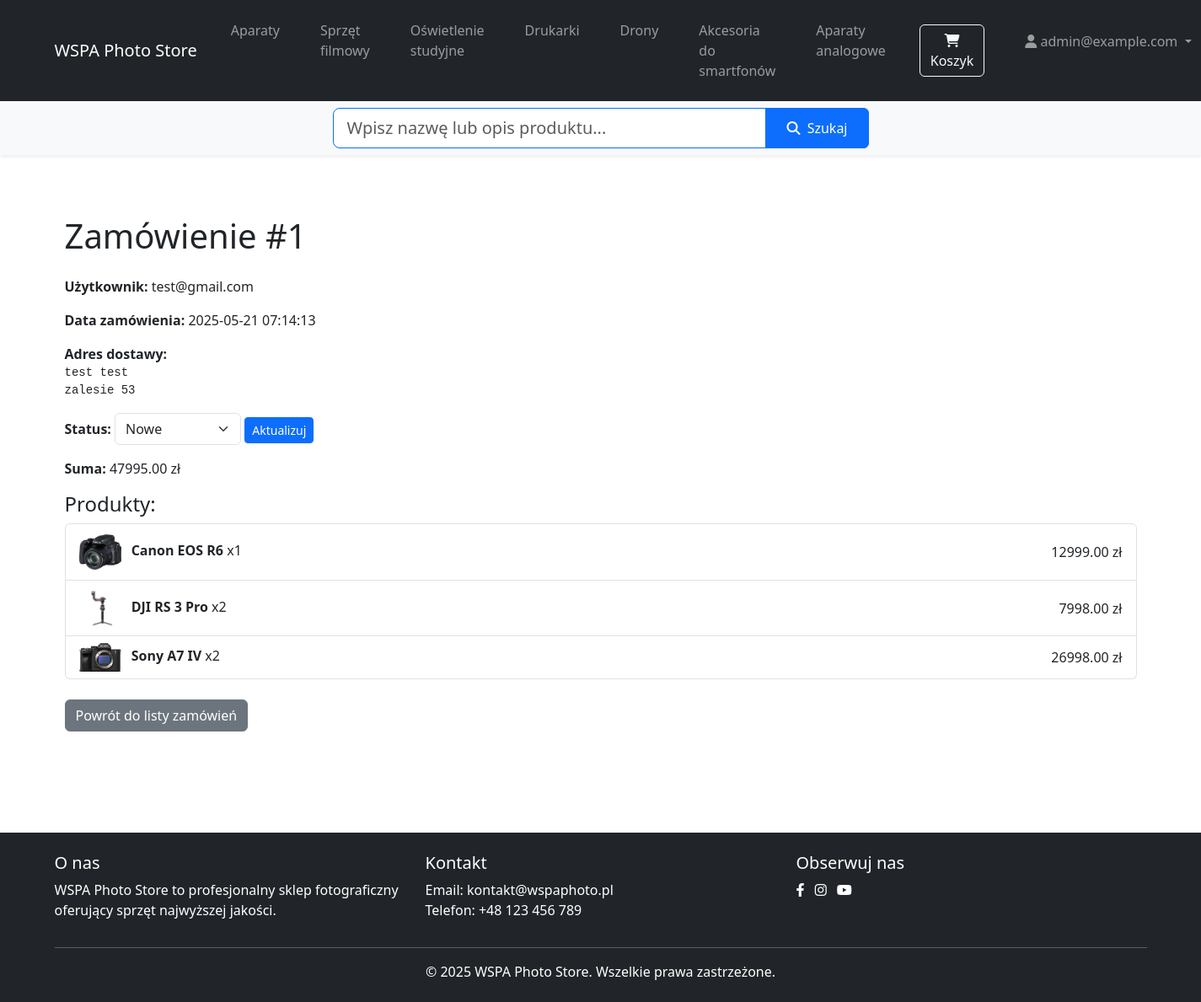
Page /admin/orders/1 (signed in) on the committed database.
### tables this page shows
CREATE TABLE categories (
        id INTEGER PRIMARY KEY AUTOINCREMENT,
        name TEXT NOT NULL UNIQUE,
        slug TEXT NOT NULL UNIQUE
    );

CREATE TABLE orders (
        id INTEGER PRIMARY KEY AUTOINCREMENT,
        user_id INTEGER,
        order_date TEXT DEFAULT CURRENT_TIMESTAMP,
        total_amount DECIMAL(10,2) NOT NULL,
        status TEXT NOT NULL,
        shipping_address TEXT,
        FOREIGN KEY (user_id) REFERENCES users (id)
    );

CREATE TABLE users (
        id INTEGER PRIMARY KEY AUTOINCREMENT,
        email TEXT NOT NULL UNIQUE,
        password_hash TEXT NOT NULL,
        full_name TEXT,
        address TEXT,
        is_admin BOOLEAN NOT NULL DEFAULT 0
    );

CREATE TABLE order_items (
        id INTEGER PRIMARY KEY AUTOINCREMENT,
        order_id INTEGER NOT NULL,
        product_id INTEGER NOT NULL,
        quantity INTEGER NOT NULL,
        unit_price DECIMAL(10,2) NOT NULL,
        FOREIGN KEY (order_id) REFERENCES orders (id),
        FOREIGN KEY (product_id) REFERENCES products (id)
    );

CREATE TABLE products (
        id INTEGER PRIMARY KEY AUTOINCREMENT,
        name TEXT NOT NULL,
        price DECIMAL(10,2) NOT NULL,
        description TEXT,
        image TEXT,
        category_id INTEGER,
        brand TEXT,
        stock_quantity INTEGER NOT NULL DEFAULT 0,
        slug TEXT UNIQUE,
        date_added TEXT DEFAULT CURRENT_TIMESTAMP,
        FOREIGN KEY (category_id) REFERENCES categories (id)
    );

### app.py (the view)
@app.route('/admin/orders/<int:order_id>', methods=['GET', 'POST'])
def admin_order_detail(order_id):
    if not session.get('is_admin'):
        flash('Brak dostępu.', 'danger')
        return redirect(url_for('home'))
    order = database.get_order_by_id(order_id)
    if not order:
        flash('Nie znaleziono zamówienia.', 'danger')
        return redirect(url_for('admin_orders'))
    order['items'] = database.get_order_items(order_id)
    if request.method == 'POST':
        new_status = request.form.get('status')
        if new_status and new_status != order['status']:
            database.update_order_status(order_id, new_status)
            flash('Status zamówienia został zaktualizowany.', 'success')
            return redirect(url_for('admin_order_detail', order_id=order_id))
    return render_template('admin/order_detail.html', order=order)

### app.py (called while the page is built)
@app.context_processor
def inject_template_vars():
    return {
        'get_categories_for_nav': lambda: database.get_categories(),
        'now': datetime.now()
    }

### database.py (called while the page is built)
@contextmanager
def get_db():
    db = sqlite3.connect(DATABASE)
    db.row_factory = sqlite3.Row
    try:
        yield db
    finally:
        db.close()

def get_order_by_id(order_id):
    with get_db() as db:
        row = db.execute('''
            SELECT o.*, u.email as user_email FROM orders o
            LEFT JOIN users u ON o.user_id = u.id
            WHERE o.id = ?
        ''', (order_id,)).fetchone()
        return dict(row) if row else None

def get_order_items(order_id):
    with get_db() as db:
        rows = db.execute('''
            SELECT oi.*, p.name, p.image FROM order_items oi
            JOIN products p ON oi.product_id = p.id
            WHERE oi.order_id = ?
        ''', (order_id,)).fetchall()
        return [dict(row) for row in rows]

def get_categories():
    with get_db() as db:
        categories = db.execute('SELECT * FROM categories').fetchall()
        return [dict(category) for category in categories]

### templates/admin/order_detail.html (shortened to what this page needs)
{% extends 'base.html' %}
{% block content %}
<div class="container py-5">
    <h1 class="mb-4">Zamówienie #{{ order.id }}</h1>
    <div class="mb-3"><strong>Użytkownik:</strong> {{ order.user_email or 'Gość' }}</div>
    <div class="mb-3"><strong>Data zamówienia:</strong> {{ order.order_date }}</div>
    <div class="mb-3"><strong>Adres dostawy:</strong> <pre>{{ order.shipping_address }}</pre></div>
    <div class="mb-3"><strong>Status:</strong>
        <form method="post" class="d-inline">
            <select name="status" class="form-select d-inline w-auto">
                {% for status in ['Nowe', 'W realizacji', 'Wysłane', 'Zrealizowane', 'Anulowane'] %}
                    <option value="{{ status }}" {% if order.status == status %}selected{% endif %}>{{ status }}</option>
                {% endfor %}
            </select>
            <button type="submit" class="btn btn-primary btn-sm">Aktualizuj</button>
        </form>
    </div>
    <div class="mb-3"><strong>Suma:</strong> {{ '%.2f'|format(order.total_amount) }} zł</div>
    <h4>Produkty:</h4>
    <ul class="list-group mb-4">
        {% for item in order['items'] %}
        <li class="list-group-item d-flex justify-content-between align-items-center">
            <div>
                <img src="{{ url_for('static', filename='images/products/' ~ item.image) }}" alt="{{ item.name }}" width="50" class="me-2">
                <strong>{{ item.name }}</strong> x{{ item.quantity }}
            </div>
            <span>{{ '%.2f'|format(item.unit_price * item.quantity) }} zł</span>
        </li>
        {% endfor %}
    </ul>
    <a href="{{ url_for('admin_orders') }}" class="btn btn-secondary">Powrót do listy zamówień</a>
</div>
{% endblock %}

### templates/base.html (shortened to what this page needs)
<!DOCTYPE html>
<html lang="pl">
<head>
    <link rel="stylesheet" href="{{ url_for('static', filename='css/style.css') }}">
    <link href="https://cdn.jsdelivr.net/npm/bootstrap@5.3.0/dist/css/bootstrap.min.css" rel="stylesheet">
    <link rel="stylesheet" href="https://cdnjs.cloudflare.com/ajax/libs/font-awesome/6.4.0/css/all.min.css">
</head>
<body>
    <header>
        <nav class="navbar navbar-expand-lg navbar-dark bg-dark">
            <div class="container">
                <a class="navbar-brand" href="{{ url_for('home') }}">WSPA Photo Store</a>
                <div class="collapse navbar-collapse" id="navbarNav">
                    <ul class="navbar-nav me-auto">
                        {% for category in get_categories_for_nav() %}
                        <li class="nav-item">
                            <a class="nav-link" href="{{ url_for('category_page', category=category.slug) }}">
                                {{ category.name }}
                            </a>
                        </li>
                        {% endfor %}
                    </ul>
                    <ul class="navbar-nav ms-auto">
                        <li class="nav-item me-2">
                            <a href="{{ url_for('view_cart') }}" class="btn btn-outline-light position-relative">
                                <i class="fas fa-shopping-cart"></i> Koszyk
                            </a>
                        </li>
                        {% if 'user_id' in session %}
                            <li class="nav-item dropdown">
                                <a class="nav-link dropdown-toggle" href="#" id="navbarDropdown" role="button" data-bs-toggle="dropdown" aria-expanded="false">
                                    <i class="fas fa-user"></i> {{ session.user_email }}
                                </a>
                            </li>
                        {% endif %}
                    </ul>
                </div>
            </div>
        </nav>
        <div class="bg-light py-2 shadow-sm">
            <div class="container">
                <div class="row justify-content-center">
                    <div class="col-12 col-md-8 col-lg-6">
                        <form action="{{ url_for('search') }}" method="get" class="mb-0">
                            <div class="input-group">
                                <input class="form-control form-control-lg border-primary"
                                       type="search"
                                       name="q"
                                       placeholder="Wpisz nazwę lub opis produktu..."
                                       aria-label="Szukaj produktów"
                                       required>
                                <button class="btn btn-primary px-4" type="submit">
                                    <i class="fas fa-search me-1"></i> Szukaj
                                </button>
                            </div>
                        </form>
                    </div>
                </div>
            </div>
        </div>
    </header>
    <main class="py-4">
        <div class="container">
            {% block content %}{% endblock %}
        </div>
    </main>
    <footer class="bg-dark text-white py-4 mt-5">
        <div class="container">
            <div class="row">
                <div class="col-md-4">
                    <h5>O nas</h5>
                    <p>WSPA Photo Store to profesjonalny sklep fotograficzny oferujący sprzęt najwyższej jakości.</p>
                </div>
                <div class="col-md-4">
                    <h5>Kontakt</h5>
                    <p>Email: kontakt@wspaphoto.pl<br>Telefon: +48 123 456 789</p>
                </div>
                <div class="col-md-4">
                    <h5>Obserwuj nas</h5>
                    <div class="social-links">
                        <a href="#" class="text-white me-2"><i class="fab fa-facebook-f"></i></a>
                        <a href="#" class="text-white me-2"><i class="fab fa-instagram"></i></a>
                        <a href="#" class="text-white me-2"><i class="fab fa-youtube"></i></a>
                    </div>
                </div>
            </div>
            <hr class="bg-light">
            <div class="text-center">
                <p class="mb-0">&copy; {{ now.year }} WSPA Photo Store. Wszelkie prawa zastrzeżone.</p>
            </div>
        </div>
    </footer>
</body>
</html>

### static/css/style.css (style rules this page uses)
body { margin: 0; padding: 0; font-family: Arial, sans-serif; }
.nav-item { color: #2c3e50; text-decoration: none; padding: 0.5rem 1rem; border-radius: 6px; transition: background-color 0.2s; }

### rows in the picture
categories: name "Aparaty"
categories: name "Sprzęt filmowy"
categories: name "Oświetlenie studyjne"
categories: name "Drukarki"
categories: name "Drony"
categories: name "Akcesoria do smartfonów"
categories: name "Aparaty analogowe"
orders: id "1", order_date "2025-05-21 07:14:13", shipping_address "test test zalesie 53", total_amount "47995.00"
users: email "test@gmail.com"
order_items: image (picture), name "Canon EOS R6", quantity "1", item.unit_price*item.quantity "12999.00"
order_items: image (picture), name "DJI RS 3 Pro", quantity "2", item.unit_price*item.quantity "7998.00"
order_items: image (picture), name "Sony A7 IV", quantity "2", item.unit_price*item.quantity "26998.00"

### other values in the picture
{{ session.user_email }} "admin@example.com"
form field status "Nowe"
